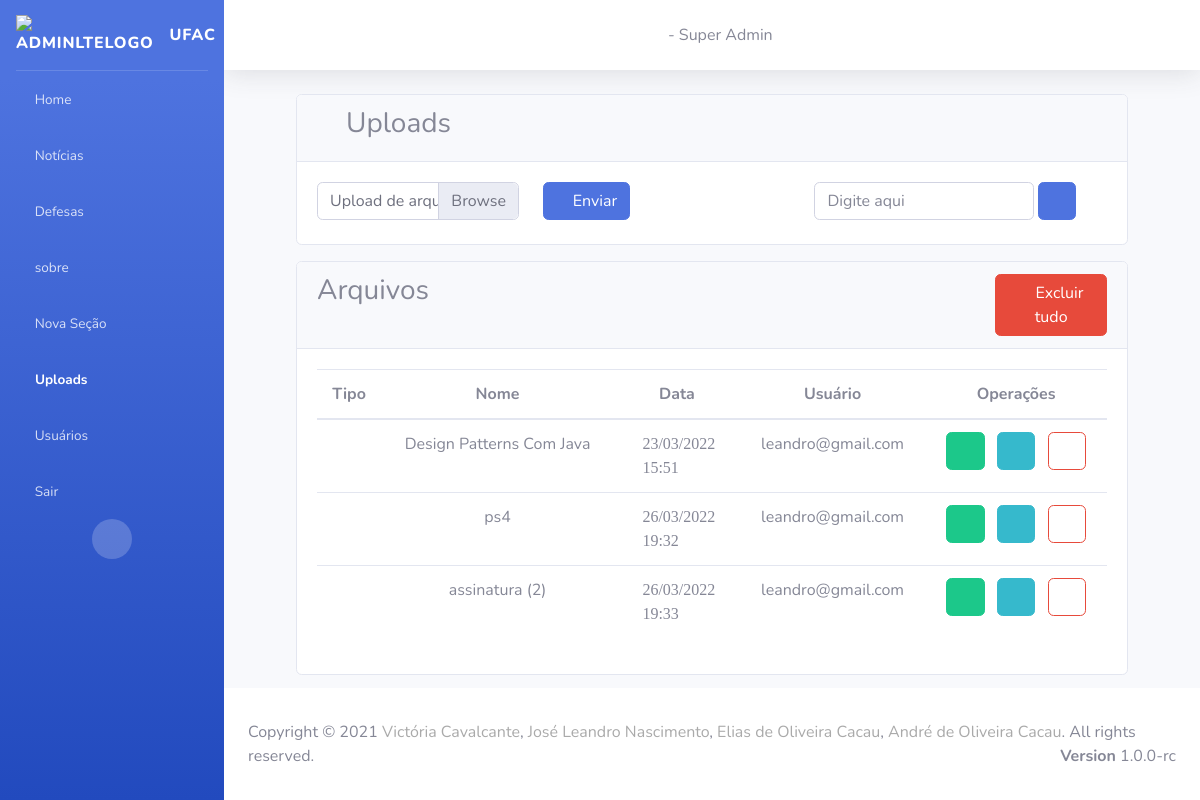
Page /upload/ on the committed database.
### secao/models.py (models this page shows)
class Secao(models.Model):
    titulo = models.CharField(
        max_length= 200,
        null = False,
        blank = False
    )
    icon = models.CharField(
        max_length= 100,
        null = False,
        blank = False
    )
    usuario = models.OneToOneField(
        Usuario,
        on_delete=models.SET_NULL,
        null = True
    )
    ordem = models.IntegerField()
    ativada = models.BooleanField(
        default=True,
    )
    data_criacao = models.DateTimeField(auto_now=True)
    usuarios = models.ManyToManyField(Usuario,related_name="+")

### upload/models.py (models this page shows)
class Arquivo(models.Model):
    url = models.FileField(upload_to='uploads/',null=False,blank=False)
    nome = models.TextField(max_length=100,null=False)
    extensao = models.TextField(max_length=10,blank=False)
    tipo_arquivo = models.CharField(max_length=100, null=False)
    data = models.DateTimeField(auto_now=True)

### upload/views.py (the view)
# urls.py: path('', include('upload.urls')),
def upload(request):
    arquivos = Arquivo.objects.all()
    secoes = Secao.objects.all().order_by('ordem')
    return render(request,'upload/index.html',{'arquivos':arquivos,
                                                "secoes":secoes
                                              })

### upload/templates/upload/index.html (shortened to what this page needs)
{% extends "base.html" %}
{% block menu-upload %}
<li class="nav-item active">
    <a href="/upload" class="nav-link">
        <i class="fas fa-upload"></i>
        <span translate="no">Uploads </span>
    </a>
</li>
{% endblock %}
{% block conteudo %}
<div class="container">
    <div class="card">
        <div class="card-header">
            <h3> <i class="nav-icon fas fa-upload"></i> Uploads</h3>
        </div>
        <div class="card-body">
            <div class="row">
                <div class="col-5">
                    <form method="post" action="/salvar_arquivo/" enctype="multipart/form-data" id="form">
                        <div class="row">
                            <div class="col-8">
                                <div class="custom-file">
                                    <label class="custom-file-label" for="customFile">Upload de arquivo</label>
                                </div>
                            </div>
                            <div class="col-4">
                                <button type="submit" class="btn btn-primary" id="btn-enviar">
                                    <i class="fas fa-upload"></i>
                                    Enviar
                                </button>
                            </div>
                        </div>
                    </form>
                </div>
                <div class="col-7">
                    <div class="row">
                        <div class="col-4 text-right">
                        </div>
                        <div class="col-8">
                            <div class="row">
                                <div class="col-12">
                                    <form action="/buscar_arquivo/" method="post">
                                        <input type="text" class="form-control inputValor w-75" style="display:inline;" name="valor_pesquisa" placeholder="Digite aqui">
                                        <button class="btn btn-primary mb-1" style="display:inline;">
                                            <i class="fas fa-search"></i>
                                        </button>
                                    </form>
                                </div>
                            </div>
                        </div>
                    </div>
                </div>
            </div>
        </div>
    </div>
    <div class="card mt-3">
        <div class="card-header">
            <div class="row">
                <div class="col-10">
                    <h3>
                        Arquivos
                    </h3>
                </div>
                <div class="col-2">
                    <button class="btn btn-danger" data-toggle="modal" data-target="#excluirUpload"><i
                            class="fas fa-trash"></i> Excluir tudo</button>
                </div>
            </div>
        </div>
        <div class="card-body">
            <table class="table" id="myTable">
                <thead>
                    <tr>
                        <th class="text-center">Tipo</th>
                        <th class="text-center">Nome</th>
                        <th class="text-center">Data</th>
                        <th class="text-center">Usuário</th>
                        <th class="text-center">Operações</th>
                    </tr>
                </thead>
                <tbody class="arquivos-table">
                    {% for arquivo in arquivos %}
                    <tr>
                        <td style="text-align: center;">
                            {% if arquivo.extensao == 'jpeg' or arquivo.extensao == 'png' %}
                            <i class="fas fa-file-image" style="font-size: 24px;"></i> {% elif arquivo.extensao == 'pdf' %}
                            <i class="fas fa-file-pdf" style="font-size: 24px;"></i> {% elif arquivo.extensao == 'docx' or arquivo.extensao == 'txt' %}
                            <i class="fas fa-file-word" style="font-size: 24px;"></i> {% endif %}
                        </td>
                        <td style="text-align: center;">
                            {{ arquivo.nome | slice:"0:45" }}
                        </td>
                        <td>
                            <i class="far fa-calendar-alt" translate="no"> {{ arquivo.data|date:'d/m/Y' }}</i>
                            <br>
                            <i class="far fa-clock" translate="no"> {{ arquivo.data|date:'H:i' }} </i>
                        </td>
                        <td style="text-align: center;"> leandro@gmail.com</td>
                        <td style="text-align: center;">
                            <a href="../media/{{ arquivo.url }}" title="Baixar arquivo" class="btn btn-success" download>
                                <i class="fas fa-download"></i>
                            </a>
                            <button class="btn btn-info ml-2" title="Vinculação do arquivo" data-toggle="modal" data-target="#modalUtilizado{{ arquivo.id }}">
                                <i class="fas fa-link"></i>
                            </button>
                            <button class="btn btn-outline-danger ml-2" title="Excluir arquivo" data-toggle="modal" data-target="#modalDelete{{ arquivo.id }}">
                                <i class="fas fa-trash"></i>
                            </button>
                        </td>
                    </tr>
                    {% endfor %}
                </tbody>
            </table>
        </div>
    </div>
</div>
{% endblock %}

### home/templates/base.html (shortened to what this page needs)
{% load static %} {% load auxiliares %}
<!DOCTYPE html>
<html lang="pt-BR">
<head>
    <link href="{% static 'vendor/fontawesome-free/css/all.min.css' %}" rel="stylesheet" type="text/css">
    <link href="{% static 'css/sb-admin-2.min.css' %}" rel="stylesheet">
    <link rel="stylesheet" href="{% static 'css/style-admin.css' %}">
    <link rel="stylesheet" href="{% static 'css/style-home.css' %}">
    <link rel="stylesheet" href="{% static 'css/style-contrele-permicoes.css' %}">
</head>
<body id="page-top">
    <div id="wrapper">
        <ul class="navbar-nav bg-gradient-primary sidebar sidebar-dark accordion" id="accordionSidebar">
            <a class="sidebar-brand d-flex align-items-center justify-content-flex-start" href="/">
                <div class="sidebar-brand-icon">
                    <img class="animation__shake" src="{% static '/img/ufac-logo.png' %}" alt="AdminLTELogo" height="auto" width="45">
                </div>
                <div class="sidebar-brand-text mx-3">UFAC</div>
            </a>
            <hr class="sidebar-divider my-0"> {% block menu-home %}
            <li class="nav-item">
                <a href="/home/" class="nav-link">
                    <i class="fas fa-home"></i>
                    <span translate="no">Home</span>
                </a>
            </li>
            {% endblock %} {% block menu-noticia %}
            <li class="nav-item">
                <a href="/noticias/" class="nav-link">
                    <i class="fas fa-newspaper"></i>
                    <span translate="no">Notícias</span>
                </a>
            </li>
            {% endblock %} {% block menu-defesa %}
            <li class="nav-item">
                <a href="/defesa/" class="nav-link">
                    <i class="fas fa-user-graduate"></i>
                    <span translate="no">Defesas</span>
                </a>
            </li>
            {% endblock %} {% for secao in secoes %}
            <li class="nav-item">
                <a class="nav-link collapsed" href="#" data-toggle="collapse" data-target="#collapse{{secao.id}}" aria-expanded="true" aria-controls="collapseTwo">
                    <i class="{{ secao.icon }}"></i>
                    <span>{{secao.titulo}}</span>
                </a>
            </li>
            {% endfor %} {% block menu-secao-add %}
            <li class="nav-item">
                <a href="/addSecao/" class="nav-link">
                    <i class="fas fa-plus-circle"></i>
                    <span translate="no">Nova Seção</span>
                </a>
            </li>
            {% endblock %} {% block menu-upload %}{% endblock %} {% block menu-usuario %}
            <li class="nav-item">
                <a href="/usuario/" class="nav-link">
                    <i class="fas fa-user-cog"></i>
                    <span translate="no">Usuários</span>
                </a>
            </li>
            {% endblock %}
            <li class="nav-item">
                <a href="/logout/" class="nav-link">
                    <i class="fas fa-reply"></i>
                    <span translate="no">Sair</span>
                </a>
            </li>
            <div class="text-center d-none d-md-inline">
                <button class="rounded-circle border-0" id="sidebarToggle"></button>
            </div>
        </ul>
        <div id="content-wrapper" class="d-flex flex-column">
            <div id="content">
                <nav class="navbar navbar-expand navbar-light bg-white topbar mb-4 static-top shadow">
                    <div class="text-center w-100">
                        <i class="fas fa-user-circle"></i> {{usuario_logado.usuario }} - Super Admin
                    </div>
                </nav>
                <div class="container-fluid">
                    <div class="container">
                         {% block conteudo %} {% endblock %}
                    </div>
                </div>
            </div>
            <footer class="sticky-footer bg-white">
                <div class="container">
                    Copyright &copy; 2021 <a href="https://github.com/VictoriaCavalcante" target="_blank" style="color: #aaa">Victória Cavalcante</a>,
                    <a href="https://github.com/JoseLeandroNascimento" target="_blank" style="color: #aaa">José Leandro Nascimento</a>,
                    <a href="https://github.com/EliasCacau" target="_blank" style="color: #aaa">Elias de Oliveira Cacau</a>,
                    <a href="https://github.com/AndreCacau" target="_blank" style="color: #aaa">André de Oliveira Cacau</a>. All rights reserved.
                    <div class="float-right d-none d-sm-inline-block">
                        <b>Version</b> 1.0.0-rc
                    </div>
                </div>
            </footer>
        </div>
    </div>
</body>
</html>

### rows in the picture
Secao: titulo "sobre"
Arquivo: extensao "pdf" (drawn), nome "Design Patterns Com Java", data "23/03/2022", data "15:51"
Arquivo: extensao "png" (drawn), nome "ps4", data "26/03/2022", data "19:32"
Arquivo: extensao "png" (drawn), nome "assinatura (2)", data "26/03/2022", data "19:33"
